Frame 1 (no input): blank canvas, image omitted
Frame 60 (the mouse pressed at the canvas centre just before this capture): blank canvas, image omitted
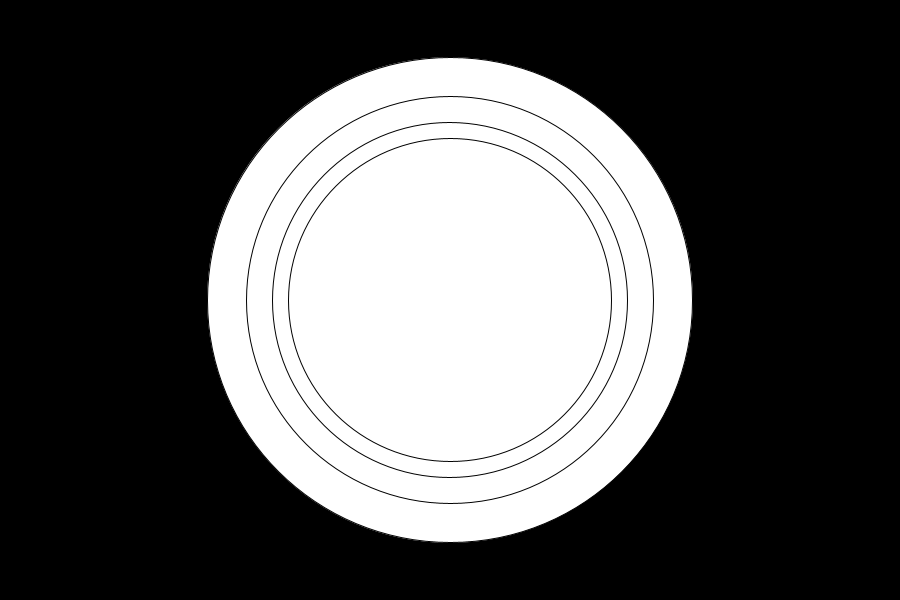
Frame 120 (the mouse held since frame 60 and released just before this capture)

The Processing sketch whose frames 1 and 60 were blank and that drew this single picture after the mouse press (run headless with seeded random() and noise(); from frame 60 on, the mouse is pressed at the canvas centre):

// Processing sketch: sketch_180913a
// ── sketch_180913a.pde
//This code will make an interactive screen of an active circle that will splash various sizes of circle on a black background and the user will be able to manipulate the color of the circle through mouse.

int colordecrease = 50;

void setup() {
  size(900, 600);
  background(0);
}

void activeCircle(float min, float max, int xcoo, int ycoo) // defining a function with minimum and maximum size for the circle as well as the position of the circle on the canvas (xcoo, ycoo)
{
  float size = random(min, max);
  fill(mouseX, mouseY, mouseX-colordecrease);
  ellipse(xcoo, ycoo, size, size );
}
//defining variables for function input
int minimum = 10;
int maximum = 500;
int xposition = 450;
int yposition = 300;

//Calling a function 
void draw() {
  activeCircle(minimum, maximum, xposition, yposition);
}
